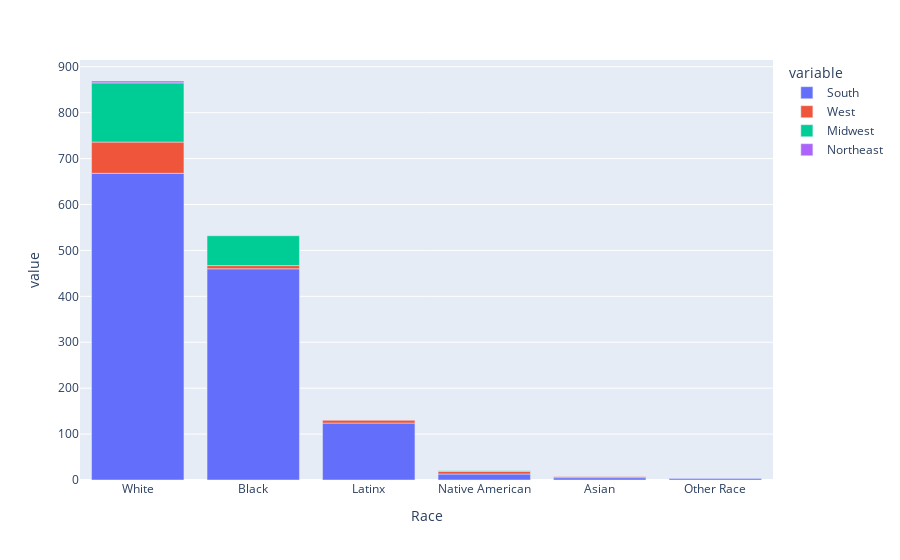

Notebook cell for this chart:
### Code cell
pivot_df = pd.pivot_table(df, values='ID', index=['Race'], columns=['Region'], aggfunc='count').sort_values("South", ascending = False)
fig = px.bar(pivot_df, x= pivot_df.index, y = ["South", "West", "Midwest", "Northeast"])

### Figure 1 — Plotly figure (JSON) as saved in the notebook; plotly's stock layout.template omitted (floating-point values rounded to 4 significant figures)
{"data": [{"alignmentgroup": "True", "hovertemplate": "variable=South<br>Race=%{x}<br>value=%{y}<extra></extra>", "legendgroup": "South", "marker": {"color": "#636efa", "pattern": {"shape": ""}}, "name": "South", "offsetgroup": "South", "orientation": "v", "showlegend": true, "textposition": "auto", "type": "bar", "x": ["White", "Black", "Latinx", "Native American", "Asian", "Other Race"], "xaxis": "x", "y": [668, 460, 124, 13, 5, 3], "yaxis": "y"}, {"alignmentgroup": "True", "hovertemplate": "variable=West<br>Race=%{x}<br>value=%{y}<extra></extra>", "legendgroup": "West", "marker": {"color": "#EF553B", "pattern": {"shape": ""}}, "name": "West", "offsetgroup": "West", "orientation": "v", "showlegend": true, "textposition": "auto", "type": "bar", "x": ["White", "Black", "Latinx", "Native American", "Asian", "Other Race"], "xaxis": "x", "y": [68, 7, 6, 6, 2, null], "yaxis": "y"}, {"alignmentgroup": "True", "hovertemplate": "variable=Midwest<br>Race=%{x}<br>value=%{y}<extra></extra>", "legendgroup": "Midwest", "marker": {"color": "#00cc96", "pattern": {"shape": ""}}, "name": "Midwest", "offsetgroup": "Midwest", "orientation": "v", "showlegend": true, "textposition": "auto", "type": "bar", "x": ["White", "Black", "Latinx", "Native American", "Asian", "Other Race"], "xaxis": "x", "y": [129, 65, null, 1, null, null], "yaxis": "y"}, {"alignmentgroup": "True", "hovertemplate": "variable=Northeast<br>Race=%{x}<br>value=%{y}<extra></extra>", "legendgroup": "Northeast", "marker": {"color": "#ab63fa", "pattern": {"shape": ""}}, "name": "Northeast", "offsetgroup": "Northeast", "orientation": "v", "showlegend": true, "textposition": "auto", "type": "bar", "x": ["White", "Black", "Latinx", "Native American", "Asian", "Other Race"], "xaxis": "x", "y": [4, null, null, null, null, null], "yaxis": "y"}], "layout": {"barmode": "relative", "legend": {"title": {"text": "variable"}, "tracegroupgap": 0}, "margin": {"t": 60}, "xaxis": {"anchor": "y", "domain": [0, 1], "title": {"text": "Race"}}, "yaxis": {"anchor": "x", "domain": [0, 1], "title": {"text": "value"}}}}
